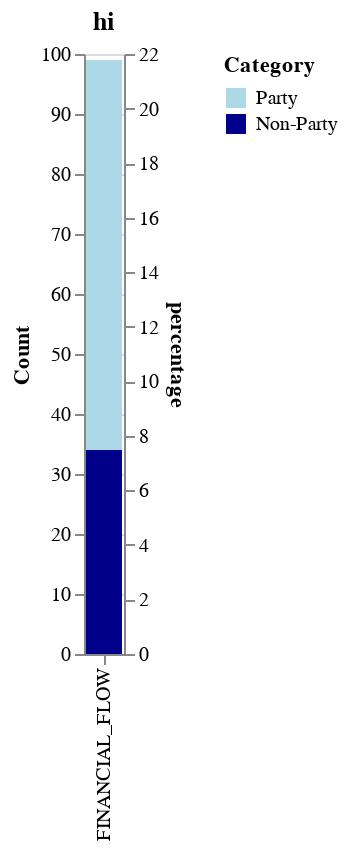

The notebook cell this image was saved under:
### Code cell
display(Markdown(f"## Document types that mention {concept_1} and {concept_2}"))
create_stacked_chart(df_counts_and_percentages_2,'hi')

### Figure 1 — Vega-Lite specification as saved in the notebook (floating-point values rounded to 4 significant figures)
{"config": {"view": {"continuousWidth": 400, "continuousHeight": 300}}, "layer": [{"mark": "bar", "encoding": {"color": {"field": "category", "legend": {"title": "Category"}, "scale": {"domain": ["Party", "Non-Party"], "range": ["lightblue", "darkblue"]}, "type": "nominal"}, "x": {"field": "Concept", "title": null, "type": "nominal"}, "y": {"axis": {"title": "Count"}, "field": "count", "type": "quantitative"}}}, {"mark": {"type": "text", "dy": -5}, "encoding": {"color": {"value": "black"}, "x": {"field": "Concept", "type": "nominal"}, "y": {"field": "percentage", "type": "quantitative"}}}], "data": {"name": "data-4de7e13449f22fa10f3ad9077b436677"}, "resolve": {"scale": {"y": "independent"}}, "title": "hi", "$schema": "https://vega.github.io/schema/vega-lite/v4.17.0.json", "datasets": {"data-4de7e13449f22fa10f3ad9077b436677": [{"Concept": "FINANCIAL_FLOW", "category": "Non-Party", "count": 34, "percentage": 11}, {"Concept": "FINANCIAL_FLOW", "category": "Party", "count": 65, "percentage": 21}]}}
